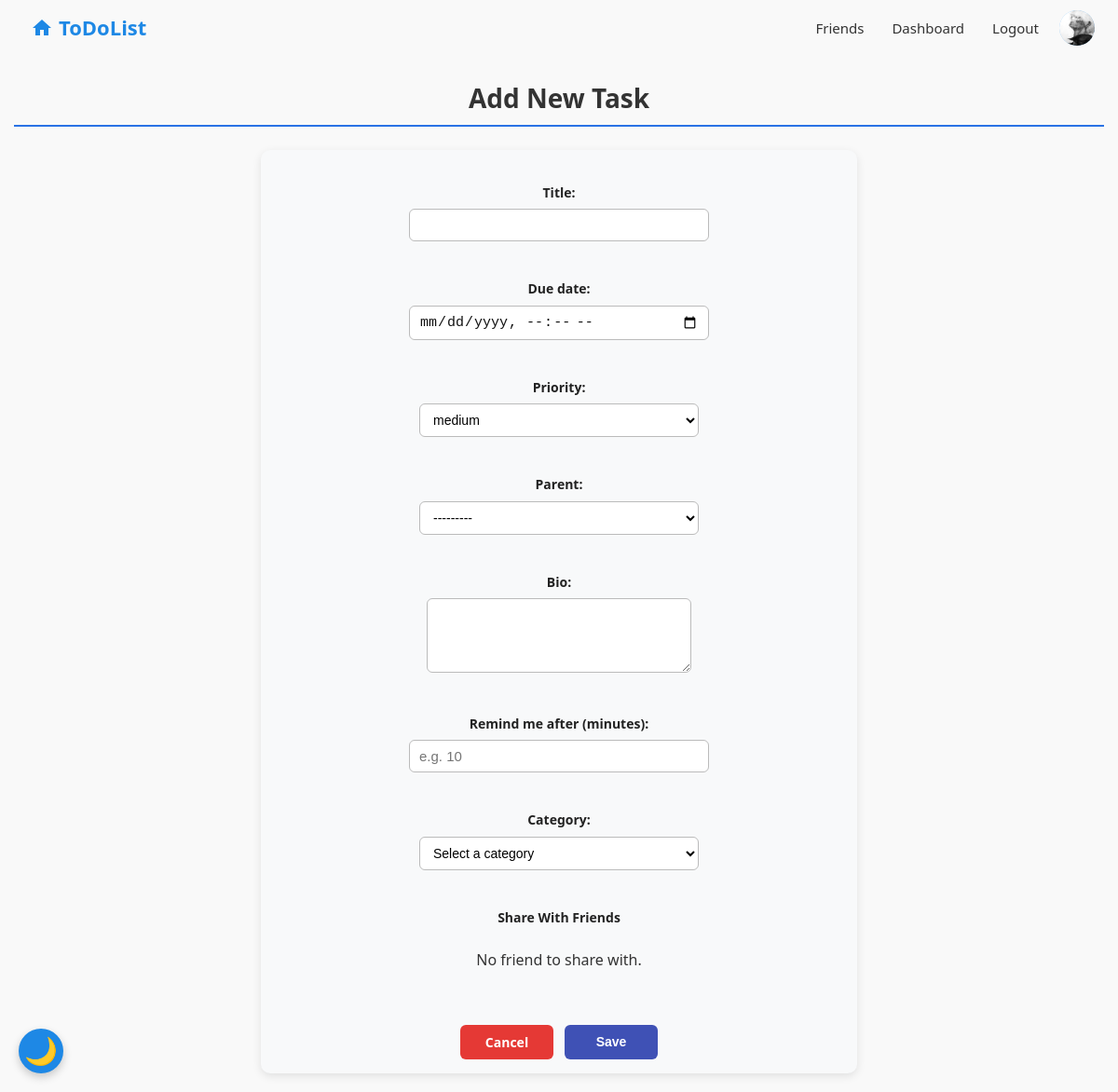
Before: /add_task/ (signed in) with the older database file.
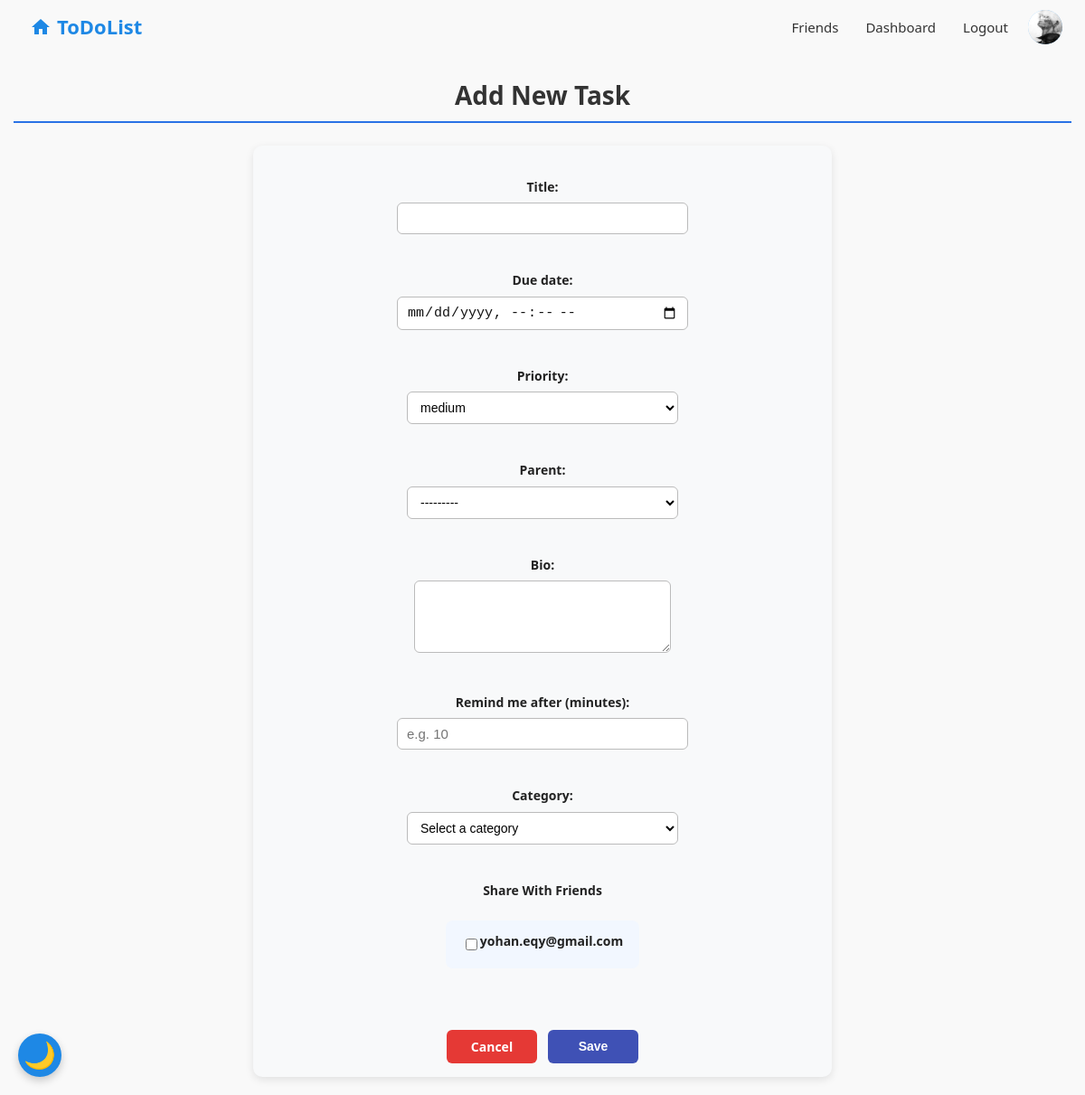
After: the same page with the newer database file.
### base/models.py (models this page shows, shortened)
class User(AbstractBaseUser, PermissionsMixin):
    email = models.EmailField(unique=True)
    name = models.CharField(max_length=255, unique=False)
    avatar = models.ImageField(upload_to='avatars/', blank=True, null=True)
    bio = models.TextField(blank=True, null=True)
    is_active = models.BooleanField(default=True)
    is_staff = models.BooleanField(default=False)
    date_joined = models.DateTimeField(default=timezone.now)
    friends = models.ManyToManyField("self", blank=True, symmetrical=True)
    USERNAME_FIELD = 'email'
    REQUIRED_FIELDS = ['name']
    objects = CustomUserManager()
    def __str__(self):
        return self.email

### base/views.py (the view)
# urls.py: path('add_task/', views.add_task, name='add_task'),
@login_required
def add_task(request):
    categories = Category.objects.all()
    print("User friends count:", request.user.friends.count())  # <-- این را اضافه کن
    if request.method == 'POST':
        form = TaskForm(request.POST, request.FILES, user=request.user)
        if form.is_valid():
            task = form.save(commit=False)
            task.user = request.user
            reminder_minutes = request.POST.get('remind_in_minutes')
            if reminder_minutes:
                task.reminder_at = timezone.now() + timedelta(minutes=int(reminder_minutes))
            category_id = request.POST.get('category')
            task.category = Category.objects.get(id=category_id) if category_id else None
            time_to_do = request.POST.get('time_to_do')
            if time_to_do:
                task.time_to_do = time_to_do
            task.save()
            form.save_m2m()
            return redirect('home')
    else:
        form = TaskForm(user=request.user)
    return render(request, 'base/add_task.html', {
        'form': form,
        'categories': categories,
    })

### base/forms.py (shortened to what this page needs)
class TaskForm(forms.ModelForm):
    share_with = forms.ModelMultipleChoiceField(
        queryset=None,
        required=False,
        widget=forms.CheckboxSelectMultiple,
        label='Share With Friends'
    )
    class Meta:
        model = Task
        fields = ['title', 'priority', 'completed', 'parent', 'due_date', 'bio', 'attachment', 'share_with']
        widgets = {
            'due_date': forms.DateTimeInput(attrs={'type': 'datetime-local'}),
            'bio': forms.Textarea(attrs={
                'class': 'auth-input bio-field',
                'rows': 1,
                'style': 'resize:none;',
            }),
        }
    def __init__(self, *args, **kwargs):
        user = kwargs.pop('user', None)
        super().__init__(*args, **kwargs)
        if user:
            queryset = Task.objects.filter(user=user, parent__isnull=True)
            if self.instance.pk:
                queryset = queryset.exclude(pk=self.instance.pk)
            self.fields['parent'].queryset = queryset
            self.fields['share_with'].queryset = get_user_friends(user)
        else:
            self.fields['share_with'].queryset = User.objects.none()

### base/forms.py (called while the page is built)
def get_user_friends(user):
    friendships = Friendship.objects.filter(user1=user) | Friendship.objects.filter(user2=user)
    friends = []
    for friendship in friendships:
        if friendship.user1 == user:
            friends.append(friendship.user2)
        else:
            friends.append(friendship.user1)
    return User.objects.filter(id__in=[friend.id for friend in friends])

### base/templatetags/form_tags.py (called while the page is built)
@register.filter(name='add_class')
def add_class(field, css_class):
    if isinstance(field, BoundField):
        return field.as_widget(attrs={'class': css_class})
    return field

### base/templates/base/add_task.html (shortened to what this page needs)
{% extends 'base/main.html' %}
{% load static %}
{% load form_tags %}
{% block content %}
<h2 class="form-heading">Add New Task</h2>
<form method="post" enctype="multipart/form-data" class="custom-form">
    <div class="form-group">
        {{ form.title.label_tag }}
        {{ form.title|add_class:"form-input" }}
    </div>
    <div class="form-group">
        {{ form.due_date.label_tag }}
        {{ form.due_date|add_class:"form-input" }}
    </div>
    <div class="form-group">
        {{ form.priority.label_tag }}
        {{ form.priority|add_class:"form-select" }}
    </div>
    <div class="form-group">
        {{ form.parent.label_tag }}
        {{ form.parent|add_class:"form-select" }}
    </div>
    <div class="form-group">
        {{ form.bio.label_tag }}
        {{ form.bio|add_class:"form-input bio-field" }}
    </div>
    <div class="form-group">
        <label for="remind_in_minutes">Remind me after (minutes):</label>
        <input type="number" name="remind_in_minutes" id="remind_in_minutes" class="form-input" min="1" placeholder="e.g. 10">
    </div>
    <div class="form-group">
        <label for="category">Category:</label>
        <select name="category" id="category" class="form-select">
            <option value="">Select a category</option>
        </select>
    </div>
    <div class="form-group">
        <label>{{ form.share_with.label }}</label>
        {% if form.share_with.field.queryset|length > 0 %}
            <ul class="share-with-checkboxes">
                {% for checkbox in form.share_with %}
                    <li class="custom-checkbox">
                        {{ checkbox.tag }}
                        <label for="{{ checkbox.id_for_label }}">{{ checkbox.choice_label }}</label>
                    </li>
                {% endfor %}
            </ul>
        {% else %}
            <p>No friend to share with.</p>
        {% endif %}
    </div>
    <div class="buttons-container">
    <a href="{% url 'home' %}" class="link-cancel">Cancel</a>
    <button class="btn-save">Save</button>
    </div>
</form>
{% endblock content %}

### base/templates/base/main.html (shortened to what this page needs)
<!DOCTYPE html>
<html lang="fa" dir="ltr">
<head>
  {% load static %}
  <link rel="stylesheet" href="{% static 'css/style.css' %}?v=2">
</head>
<body>
  {% include 'base/navbar.html' %}
  <div class="dark-mode-toggle-container">
    <button id="darkModeToggle" class="dark-mode-toggle" title="تغییر حالت تیره">🌙</button>
  </div>
  {% block content %}{% endblock %}
</body>
</html>

### base/templates/base/navbar.html (shortened to what this page needs)
<!DOCTYPE html>
<html lang="en">
<head>
</head>
<body>
  <header class="navbar-container">
    <a href="/" class="navbar-logo" title="Home">
      <svg class="home-icon1" xmlns="http://www.w3.org/2000/svg" width="24" height="24" fill="#1e88e5" viewBox="0 0 24 24" aria-hidden="true">
        <path d="M10 20v-6h4v6h5v-8h3L12 3 2 12h3v8z"/>
      </svg>
      <span class="logo-text">ToDoList</span>
    </a>
    <div class="navbar-links-container">
      {% if user.is_authenticated %}
        <a href="#" id="openFriendsModal" class="navbar-link">Friends</a>
        <a href="{% url 'dashbord' %}" class="navbar-link">Dashboard</a>
        <a href="#" id="openLogoutModal" class="navbar-link">Logout</a>
        <a href="{% url 'profile' %}" class="navbar-avatar-topright">
          {% if user.avatar %}
            <img src="{{ user.avatar.url }}" alt="Avatar" class="navbar-avatar-img" />
          {% else %}
            <div class="navbar-avatar-placeholder">{{ user.name|slice:":1"|upper }}</div>
          {% endif %}
        </a>
      {% else %}
        <a href="{% url 'login' %}" class="navbar-link">Login</a>
      {% endif %}
    </div>
  </header>
</body>
</html>

### base/static/css/style.css (style rules this page uses)
input, textarea, select { border: 1px solid #444; transition: border-color 0.3s ease, background-color 0.3s ease, color 0.3s ease; }
.dark-mode-toggle { position: fixed; bottom: 20px; left: 20px; z-index: 999; font-size: 1.8rem; background: #1e88e5; color: white; border: none; border-radius: 50%; width: 48px; height: 48px; display: flex; align-items: center; justify-content: center; box-shadow: 0 4px 10px rgba(0, 0, 0, 0.2); cursor: pointer; transition: background 0.3s ease, transform 0.2s; }
.custom-form { display: flex !important; flex-direction: column !important; align-items: flex-start !important; justify-content: flex-start !important; margin: 20px auto !important; background: #f8f9fa !important; color: #333 !important; padding: 15px 20px !important; border-radius: 10px !important; box-shadow: 0 3px 10px rgba(0, 0, 0, 0.1) !important; max-width: 600px !important; width: 95% !important; }
.custom-form .form-group { margin-bottom: 12px !important; }
.custom-form .form-input { color: #111 !important; margin: 0 !important; font-size: 15px !important; }
body { font-family: 'Segoe UI', Tahoma, Geneva, Verdana, sans-serif; font-size: 16px; color: #333; line-height: 1.6; background-color: #f9f9f9; margin: 0; padding: 0 15px; }
.bio-field { padding: 2px 4px !important; font-size: 12px !important; line-height: 1 !important; letter-spacing: normal !important; word-spacing: normal !important; min-height: 20px !important; max-height: 30px !important; resize: none !important; font-family: inherit !important; margin: 0 !important; }
header { background-color: #2a72e5; padding: 12px 20px; box-shadow: 0 2px 8px rgba(0,0,0,0.1); position: sticky; top: 0; z-index: 100; }
h2 { border-bottom: 2px solid #2a72e5; padding-bottom: 6px; margin-bottom: 20px; color: #2a72e5; }
ul { list-style: none; padding: 0; }
ul li { background-color: #f2f7ff; margin-bottom: 12px; padding: 12px 18px; border-radius: 8px; display: flex; justify-content: space-between; align-items: center; }
.form-input, .form-select, .form-checkbox { width: 100%; padding: 10px; font-size: 16px; border-radius: 8px; border: 1px solid #ced4da; background-color: #fff; transition: border-color 0.3s; }
h2 { text-align: center; color: #333; margin-bottom: 25px; font-weight: 600; font-size: 28px; }
#id_bio, textarea[name="bio"] { min-height: 70px !important; max-height: 60px !important; resize: vertical !important; font-size: 13px !important; padding: 4px 6px !important; line-height: 1.2 !important; width: 90% !important; max-width: 280px !important; margin-bottom: 4px !important; }
.buttons-container { display: flex; justify-content: center; gap: 12px; margin-top: 20px; width: 100%; box-sizing: border-box; }
.link-cancel, .btn-save { display: inline-flex; justify-content: center; align-items: center; min-width: 100px; padding: 8px 16px; font-size: 14px; line-height: 1.5; border-radius: 6px; font-weight: 600; cursor: pointer; text-decoration: none; color: white; box-sizing: border-box; text-align: center; border: none; user-select: none; }
.link-cancel { background-color: #e53935; }
.btn-save { background-color: #3f51b5; }
.form-group { width: 50%; max-width: 360px; margin: 12px auto; display: flex !important; flex-direction: column !important; align-items: center !important; text-align: center; box-sizing: border-box; padding: 8px 0; }
.form-group label { width: 100%; margin-bottom: 6px; font-weight: 600; text-align: left; color: #222; text-align: center; font-size: 14px; }
.form-group input, .form-group select, .form-group textarea { width: 100%; padding: 8px 10px; font-size: 14px; border: 1px solid #bbb; border-radius: 6px; transition: border-color 0.2s ease; }

### base/templates/base/main.html (style rules this page uses)
input, textarea, select { transition: background-color 0.3s ease, color 0.3s ease, border-color 0.3s ease; }
body { visibility: hidden; transition: visibility 0.3s ease; }

Changed rows visible on the page:
now on this page (row edited): User: choice_label "yohan.eqy@gmail.com"
Other visible differences:
text no longer shown: "No friend to share with."
